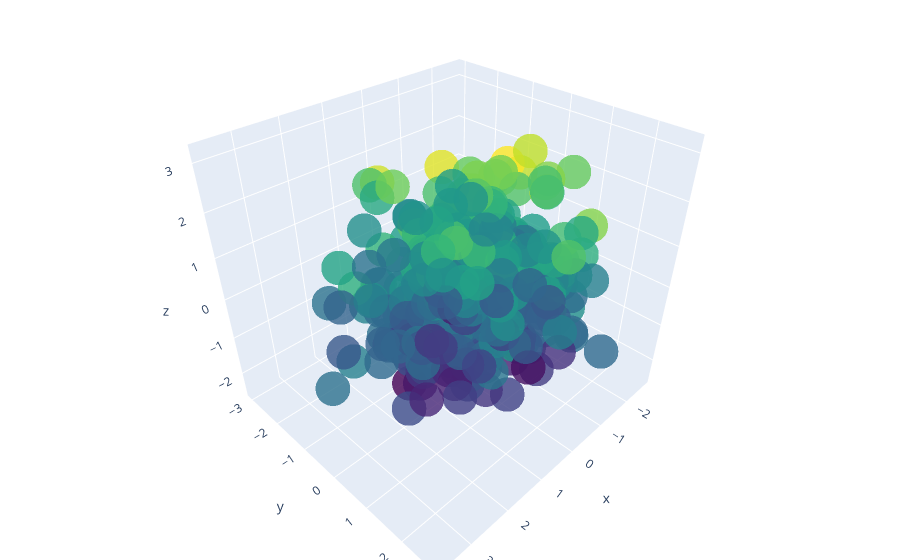

Notebook code cell kept with this figure:
### Code cell
#import plotly.plotly as py
import plotly.graph_objs as go
import numpy as np

x,y,z=np.random.multivariate_normal(np.array([0,0,0]),np.eye(3),400).transpose()
tracel=go.Scatter3d(
    x=x,
    y=y,
    z=z,
    mode='markers',
    marker=dict(
        size=12,
        color=z,
        colorscale='Viridis',
        opacity=0.8
    )
)

data=[tracel]
layout=go.Layout(
    margin=dict(
        l=0,
        r=0,
        b=0,
        t=0
    )
)
fig=go.Figure(data=data,layout=layout)
plotly.offline.iplot(fig,filename='3d-scatter-colorscale')

### Figure 1 — Plotly figure (JSON) as saved in the notebook; plotly's stock layout.template omitted (floating-point values rounded to 4 significant figures; data arrays with more than 128 entries replaced by an {"elided": "..."} marker saying what was removed)
{"data": [{"marker": {"color": {"elided": "400 float values"}, "colorscale": [[0, "#440154"], [0.1111, "#482878"], [0.2222, "#3e4989"], [0.3333, "#31688e"], [0.4444, "#26828e"], [0.5556, "#1f9e89"], [0.6667, "#35b779"], [0.7778, "#6ece58"], [0.8889, "#b5de2b"], [1, "#fde725"]], "opacity": 0.8, "size": 12}, "mode": "markers", "type": "scatter3d", "x": {"elided": "400 float values"}, "y": {"elided": "400 float values"}, "z": {"elided": "400 float values"}}], "layout": {"margin": {"b": 0, "l": 0, "r": 0, "t": 0}}}
